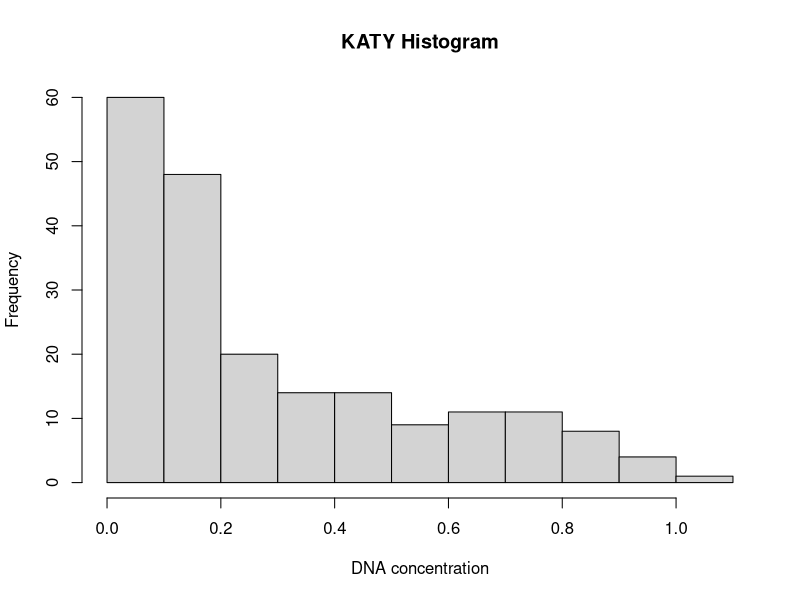
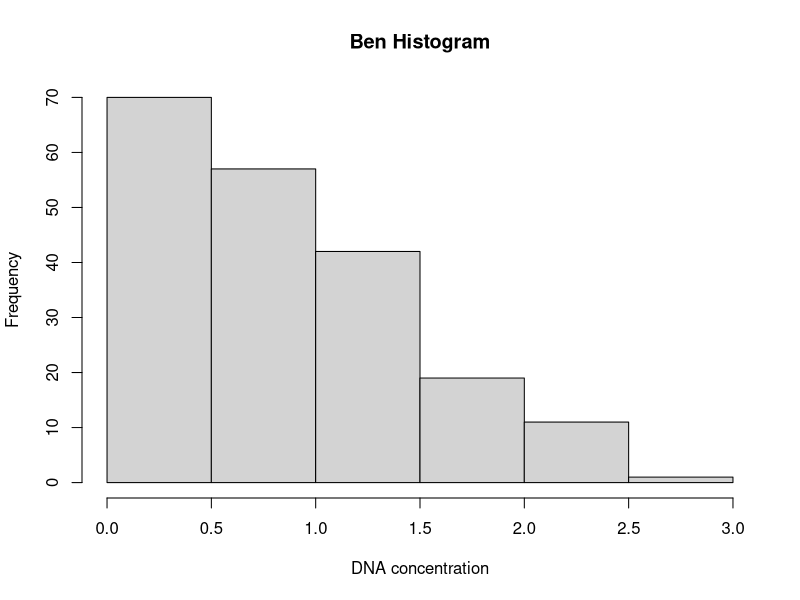
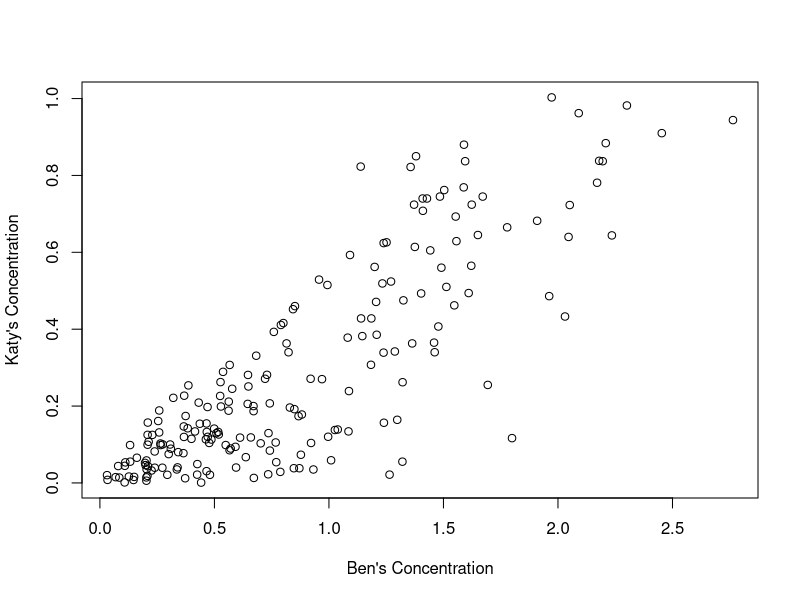
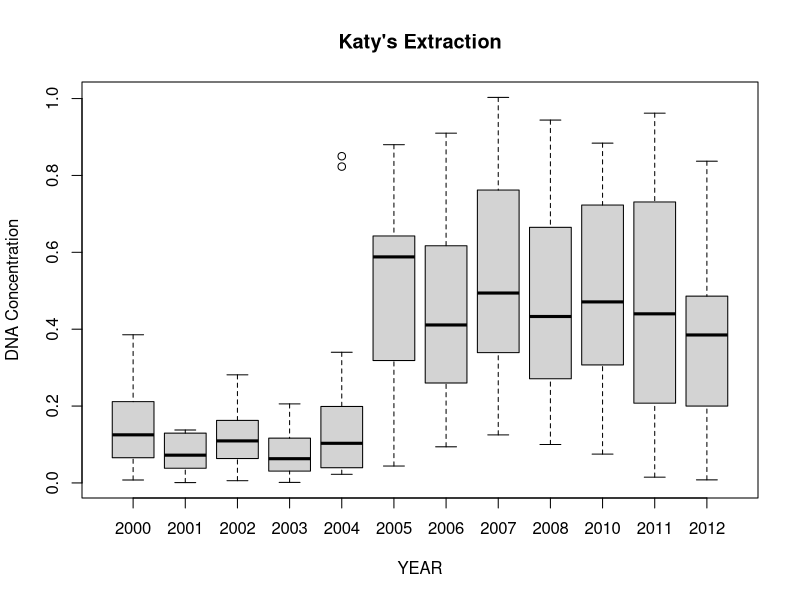
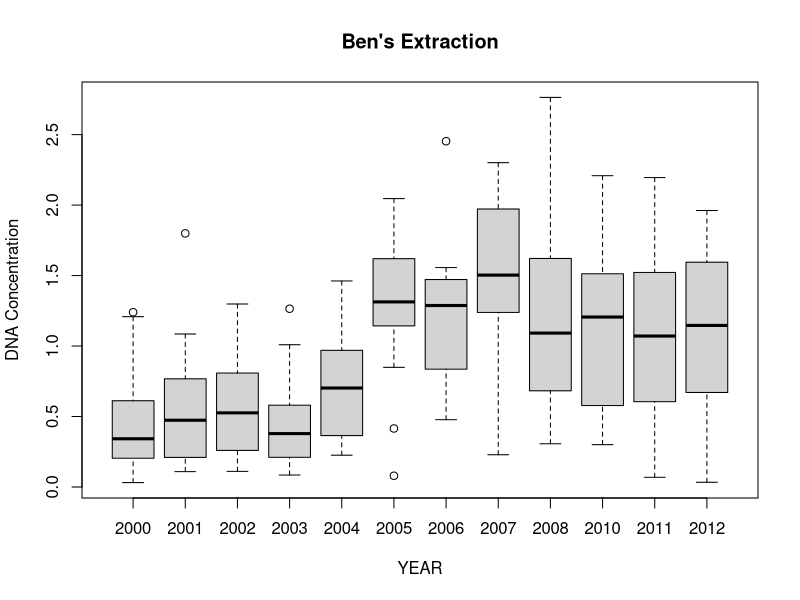
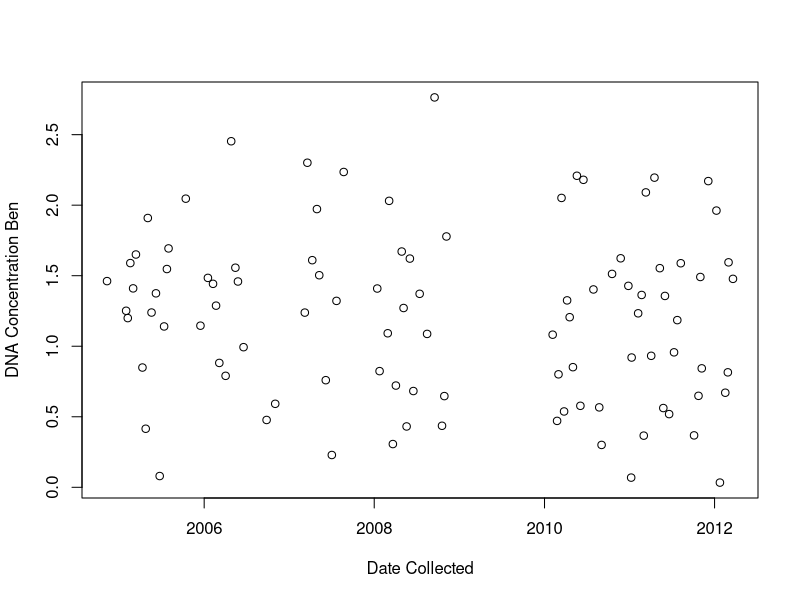

The R source for these figures, in order:
library(tidyverse)
library(ggplot2)

df <- read.csv("./DNA_Conc_by_Extraction_Date.csv")
summary(df)


#Question 1
hist(df$DNA_Concentration_Katy, xlab = "DNA concentration", main = "KATY Histogram")
hist(df$DNA_Concentration_Ben, xlab = "DNA concentration", main = "Ben Histogram")

#Question 2 and Question 3
jpeg("./VILELA_Plot1.jpg")
plot (x=(as.factor(df$Year_Collected)), y =  df$DNA_Concentration_Katy, xlab = "YEAR", ylab = "DNA Concentration", main = "Katy's Extraction") 
dev.off()


jpeg("./VILELA_Plot2.jpg")
plot (x=(as.factor(df$Year_Collected)), y =  df$DNA_Concentration_Ben, xlab = "YEAR", ylab = "DNA Concentration", main = "Ben's Extraction") 
dev.off()

#Question 4
sumPlot <- plot (x = df$DNA_Concentration_Ben, y = df$DNA_Concentration_Katy, xlab = "Ben's Concentration", ylab = "Katy's Concentration")
summary(sumPlot)

vectorMin <- df$DNA_Concentration_Ben / df$DNA_Concentration_Katy
vectorMinDiff <- min(vectorMin)
indexDiff <- which (vectorMinDiff == vectorMin)
LowestDiffYear <- df$Year_Collected[indexDiff]
print(LowestDiffYear)

#Question 5
jpeg("Ben_DNA_over_time.jpg")
downstairsSubset <- filter(df,Lab == "Downstairs")
plot(x= (as.POSIXct(downstairsSubset$Date_Collected)),y= downstairsSubset$DNA_Concentration_Ben, xlab ="Date Collected", ylab = "DNA Concentration Ben" )
dev.off()









